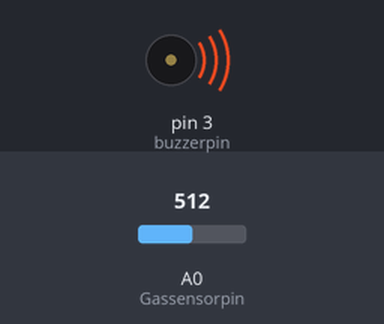
The sketch below on a simulated Arduino Uno, built with avr-gcc and run on an emulated ATmega328P. Shown: buzzer (waves = sounding, pin HIGH). The test bench sets the inputs (shaded band); at power-on: A0 (Gassensorpin) = 512. What the sketch prints to the serial monitor is not drawn.

Above: at 6.8 s.
6.9 s: A0 (Gassensorpin) set to 366
13.6 s: A0 (Gassensorpin) set to 332
At 19.2 s:
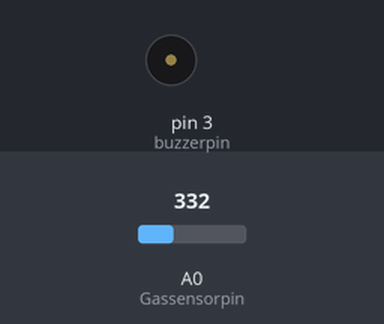
20.3 s: A0 (Gassensorpin) set to 360
At 21.5 s:
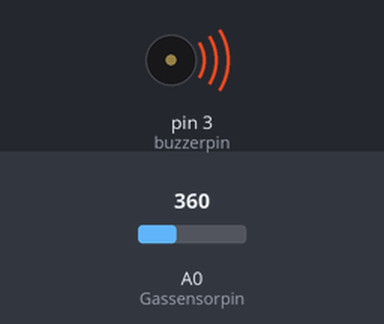
27.0 s: A0 (Gassensorpin) set to 340
At 27.3 s:
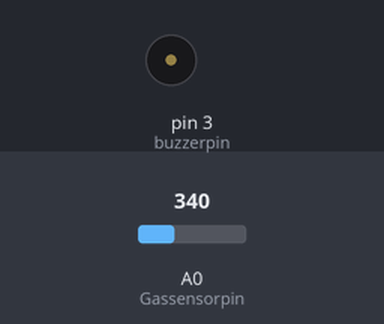
Timing chart, 0 to 30.0 s (numbered marks = the images above; inputs shaded):
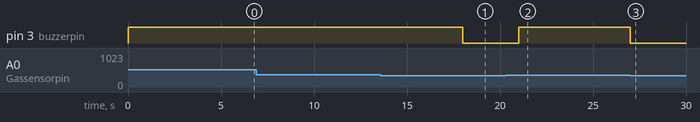

Measured:
- the behaviour switches between 350 and 349 on A0 (Gassensorpin) (found by bisection; images 0 and 1)
- after the input at 6.9 s, every drawn part: stays the same
- after the input at 13.6 s, pin 3 (buzzerpin): HIGH → LOW after 4.4 s
- after the input at 20.3 s, pin 3 (buzzerpin): LOW → HIGH after 0.70 s
- after the input at 27.0 s, pin 3 (buzzerpin): HIGH → LOW at once

The sketch:

Gas_Detector.ino
```cpp
int sensorvalue;
int Gassensorpin = A0;
int buzzerpin = 3;
void setup() {
  pinMode(buzzerpin, OUTPUT);
  pinMode(Gassensorpin, INPUT);
  Serial.begin(9600);
}
void sms(){
  Serial.begin(9600);
  Serial.print("\r");
  delay(1000);
  Serial.print("AT+CMGS=1\r");
  delay(1000);
  Serial.print("AT+CMGF=\" + XXX\"\r");
  delay(1000);
  Serial.print("Gas Detected");
  delay(1000);
  Serial.write(0x1A);
  delay(1000);
}
void loop(){
  sensorvalue = analogRead(Gassensorpin);
  Serial.println(sensorvalue, DEC);
  if(sensorvalue < 350)
  {
    Serial.println("No Gas");
    digitalWrite(buzzerpin, LOW);
  }
  else {
    Serial.println("Gas Detected");
    digitalWrite(buzzerpin, HIGH);
    sms();
  }
  delay(1000);
}
```
